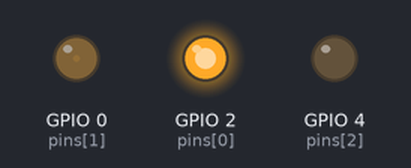
The program below on a simulated ESP32 board running MicroPython. On the bench: output pins drawn as LEDs (lit = HIGH). What the program prints to the serial console is not drawn.

Above: at 0.05 s.
At 1.85 s:
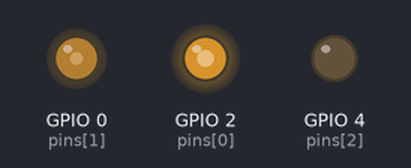
At 3.65 s:
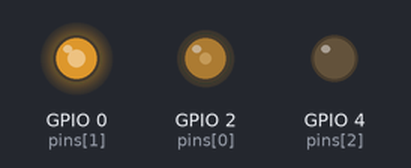
At 7.25 s:
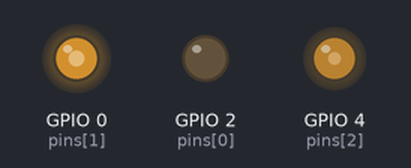
At 10.85 s:
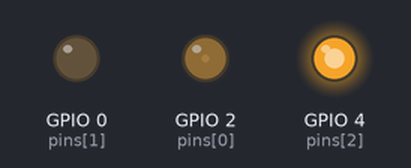
At 14.55 s:
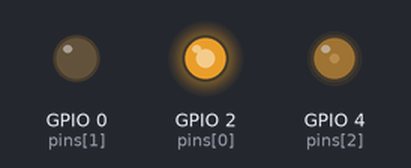
Timing chart, 0 to 20.2 s (numbered marks = the images above):
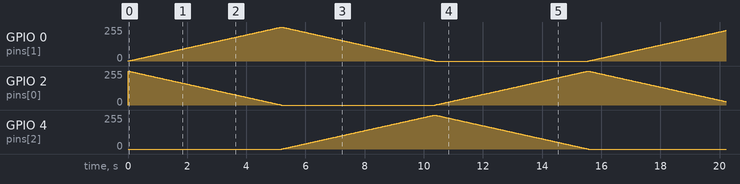

The program:

gradient.py
```python
from machine import Pin,PWM
from random import randint
import random
import time

pins=[2,0,4]

pwm0 = PWM(Pin(pins[0]),1000)
pwm1 = PWM(Pin(pins[1]),1000)
pwm2 = PWM(Pin(pins[2]),1000)

red=0
green=0
blue=0

def setColor():
    pwm0.duty(red)
    pwm1.duty(green)
    pwm2.duty(blue)

def wheel(pos):
    global red,green,blue
    wheelPos = pos%1023
    print(wheelPos)
    if wheelPos<341:
        red=1023-wheelPos*3
        green=wheelPos*3
        blue=0
    elif wheelPos>=341 and wheelPos<682:
        wheelPos -= 341;
        red=0
        green=1023-wheelPos*3
        blue=wheelPos*3
    else :
        wheelPos -= 682;
        red=wheelPos*3
        green=0
        blue=1023-wheelPos*3

while True:
        for i in range(0,1023):
            wheel(i)
            setColor()
            time.sleep_ms(15)

pwm0.deinit()
pwm1.deinit()
pwm2.deinit()
```
